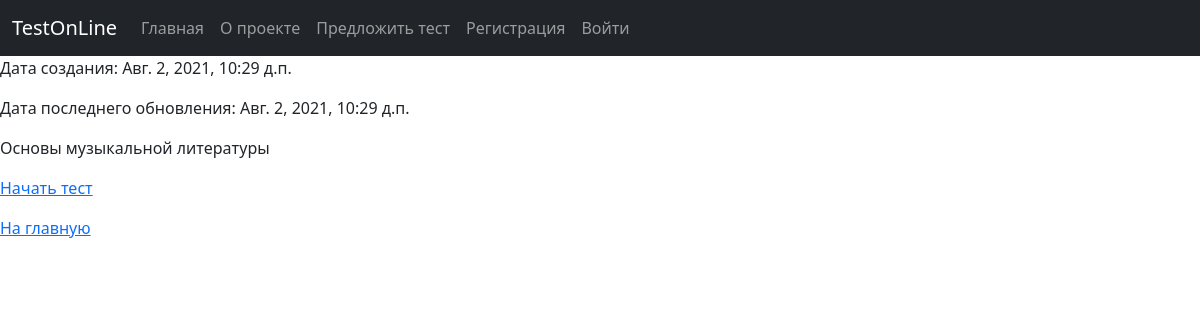
/quiz/5/, run on an earlier commit of the app's database.
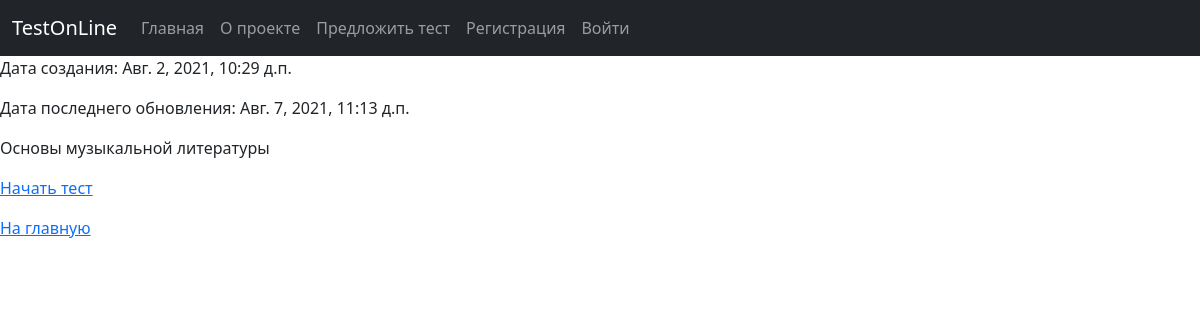
And on a later commit of the database.
### quiz/models.py (models this page shows, shortened)
class Quiz(models.Model):
    name = models.CharField(max_length=300, verbose_name='Название')
    subject = models.CharField(max_length=120, verbose_name='Тематика')
    created_date = models.DateTimeField(auto_now_add=True, verbose_name='Дата создания')
    update_at = models.DateTimeField(auto_now=True, verbose_name='Дата редактирования')
    class Meta:
        verbose_name = 'Тесты'
        verbose_name_plural = 'Тесты'
        ordering = ['-created_date', 'subject']

### quiz/views.py (the view)
# urls.py: path('quiz/<int:pk>/', QuizView.as_view(), name='quiz'),
class QuizView(View):
    def get(self, request, pk):
        quiz = Quiz.objects.get(id=pk)
        return render(request, 'quiz/quiz.html', {'quiz': quiz, 'menu': MENU})

### quiz/templates/quiz/quiz.html (shortened to what this page needs)
{% extends 'quiz/general.html' %}
{% block content %}
  <p>Дата создания: {{ quiz.created_date }}</p>
  <p>Дата последнего обновления: {{ quiz.update_at }}</p>
  <p>{{ quiz.name }}</p>
  <p><a href="{% url 'passing' %}?quiz_pk={{ quiz.pk }}">Начать тест</a></p>
  <p><a href="{% url 'index' %}">На главную</a> </p>
{% endblock %}

What changed in the data, as far as the page shows it:
changed Quiz "Основы музыкальной литературы": update_at "Авг. 2, 2021, 10:29 д.п." → "Авг. 7, 2021, 11:13 д.п."
